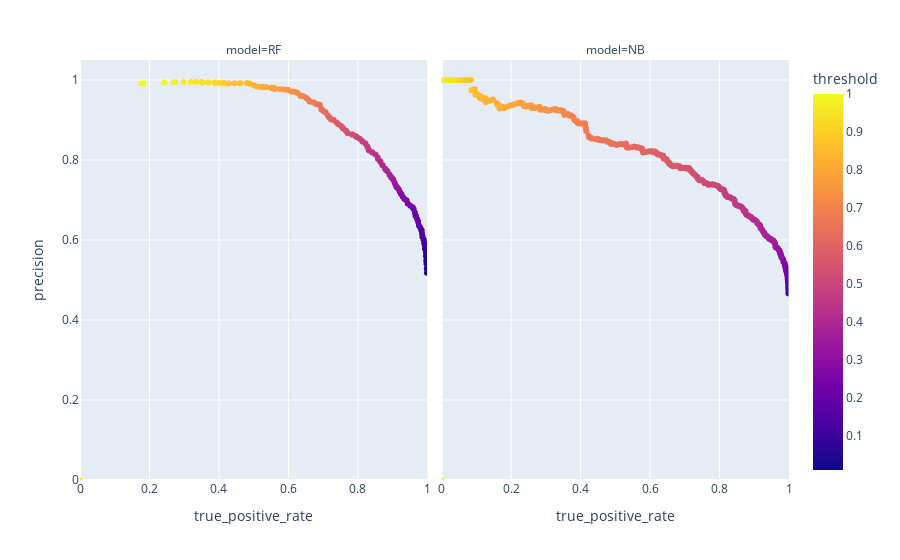

Write notebook code for a chart like this one.
### Code cell
list_roc_dfs = []
for model_name, model in {'RF': rf,'NB': nb}.items():
    y_test_prob = model.predict_proba(X_test)
    fpr, recall, prob_thresholds, precision = calculate_roc_data(y_test_prob, y_test)
    roc_df = pd.DataFrame(data ={'threshold':prob_thresholds,
                                 'true_positive_rate':recall, 
                                 'false_positive_rate':fpr, 
                                 'precision': precision, 
                                 'model':model_name})
    print(model_name, roc_df.shape)
    list_roc_dfs.append(roc_df)
    # todo print AUC_ROC
    
master_roc_df = pd.concat(list_roc_dfs)

px.scatter(master_roc_df, 
           x='true_positive_rate', 
           y='precision', 
           range_x=(0,1), 
           range_y=(0,1.05), 
           facet_col='model', 
           color='threshold')

### Figure 1 — Plotly figure (JSON) as saved in the notebook; plotly's stock layout.template omitted (floating-point values rounded to 4 significant figures; data arrays with more than 128 entries replaced by an {"elided": "..."} marker saying what was removed)
{"data": [{"hovertemplate": "model=RF<br>true_positive_rate=%{x}<br>precision=%{y}<br>threshold=%{marker.color}<extra></extra>", "legendgroup": "", "marker": {"color": {"elided": "2000 float values"}, "coloraxis": "coloraxis", "symbol": "circle"}, "mode": "markers", "name": "", "showlegend": false, "type": "scattergl", "x": {"elided": "2000 float values"}, "xaxis": "x", "y": {"elided": "2000 float values"}, "yaxis": "y"}, {"hovertemplate": "model=NB<br>true_positive_rate=%{x}<br>precision=%{y}<br>threshold=%{marker.color}<extra></extra>", "legendgroup": "", "marker": {"color": {"elided": "2000 float values"}, "coloraxis": "coloraxis", "symbol": "circle"}, "mode": "markers", "name": "", "showlegend": false, "type": "scattergl", "x": {"elided": "2000 float values"}, "xaxis": "x2", "y": {"elided": "2000 float values"}, "yaxis": "y2"}], "layout": {"annotations": [{"font": {}, "showarrow": false, "text": "model=RF", "x": 0.245, "xanchor": "center", "xref": "paper", "y": 1, "yanchor": "bottom", "yref": "paper"}, {"font": {}, "showarrow": false, "text": "model=NB", "x": 0.755, "xanchor": "center", "xref": "paper", "y": 1, "yanchor": "bottom", "yref": "paper"}], "coloraxis": {"colorbar": {"title": {"text": "threshold"}}, "colorscale": [[0, "#0d0887"], [0.1111, "#46039f"], [0.2222, "#7201a8"], [0.3333, "#9c179e"], [0.4444, "#bd3786"], [0.5556, "#d8576b"], [0.6667, "#ed7953"], [0.7778, "#fb9f3a"], [0.8889, "#fdca26"], [1, "#f0f921"]]}, "legend": {"tracegroupgap": 0}, "margin": {"t": 60}, "xaxis": {"anchor": "y", "domain": [0, 0.49], "range": [0, 1], "title": {"text": "true_positive_rate"}}, "xaxis2": {"anchor": "y2", "domain": [0.51, 1], "matches": "x", "range": [0, 1], "title": {"text": "true_positive_rate"}}, "yaxis": {"anchor": "x", "domain": [0, 1], "range": [0, 1.05], "title": {"text": "precision"}}, "yaxis2": {"anchor": "x2", "domain": [0, 1], "matches": "y", "showticklabels": false}}}
